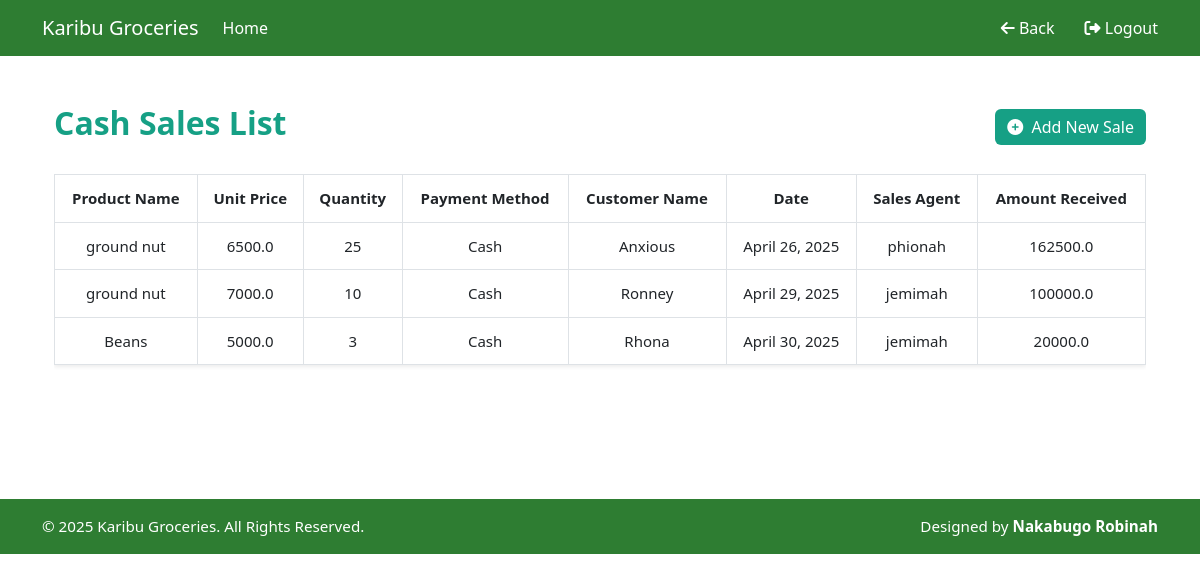
Screenshot of /allsales/ (signed in) with the database file from the repository.
### ledger/models.py (models this page shows, shortened)
class Sale(models.Model):
    product_name = models.ForeignKey(Stock, on_delete=models.CASCADE)
    unit_price = models.FloatField(blank=False, null=True, default=0)
    quantity = models.IntegerField(default=0, null=True, blank=False)
    category = models.ForeignKey(Category, on_delete=models.CASCADE, null=True)
    customer_name = models.CharField(max_length=100, blank=True, null=True)
    payment_method = models.CharField(
        max_length=10,
        choices=[("Cash", "Cash"), ("cheque", "Cheque")],
        default="Cash"
    )
    date = models.DateField(auto_now_add=True)
    dispatch_time = models.TimeField(blank=True, null=True)
    salesagent = models.ForeignKey(Userprofile, on_delete=models.SET_NULL, null=True, blank=False)
    amount_received = models.FloatField(blank=False, default=0, null=True)
    branch = models.CharField(max_length=20, choices=[("Maganjo", "Maganjo"), ("Matugga", "Matugga")])

class Stock(models.Model):
    category_name = models.ForeignKey(Category, on_delete=models.CASCADE, null=True, blank=True)
    item_name = models.CharField(max_length=10, null=True, blank=False)
    total_quantity = models.IntegerField(default=0, null=True, blank=False)
    issued_quantity = models.IntegerField(default=0, null=True, blank=False)
    received_quantity = models.IntegerField(default=0, null=True, blank=False)
    type_of_stock = models.CharField(max_length=20)
    cost = models.DecimalField(max_digits=10, decimal_places=2, null=True, blank=False)
    supplier_type = models.CharField(
        max_length=20,
        choices=[
            ("individual", "Individual Dealer"),
            ("company", "Company"),
            ("farm", "KGL Farm")
        ]
    )
    date = models.DateField(auto_now_add=True)
    branch = models.CharField(max_length=20, choices=[("Maganjo", "Maganjo"), ("Matugga", "Matugga")])
    unit_price = models.FloatField(blank=True, default=0, null=True)
    unit_cost = models.FloatField(blank=True, default=0, null=True)
    def __str__(self):
        return self.item_name if self.item_name else "unnamed stock item"

class Userprofile(AbstractUser):
    is_salesagent = models.BooleanField(default=False)
    is_manager = models.BooleanField(default=False)
    is_owner = models.BooleanField(default=False)
    username = models.CharField(max_length=50, unique=True)
    email = models.EmailField(max_length=25, unique=True)
    address = models.TextField(max_length=25, blank=True)
    phonenumber = models.CharField(max_length=25, blank=True)
    gender = models.CharField(max_length=10, blank=True, choices=[("Male", "Male"), ("Female", "Female")])
    def __str__(self):
        return self.username # Display username in admin

### ledger/views.py (the view)
# urls.py: path('allsales/',views.allsales, name='allsales'),
@login_required
def allsales(request):
    sales = Sale.objects.all()  # fetch all sales from the database
    return render(request, 'ledger/allsales.html', {'sales':sales})

### ledger/templates/ledger/allsales.html (shortened to what this page needs)
{% extends 'base.html' %}
{% block content %}
<main class="container mt-4">
  <div class="d-flex justify-content-between align-items-center mb-4">
    <h2>Cash Sales List</h2>
    <a href="{% url 'addsales' %}" class="btn btn-success">
      <i class="fas fa-plus-circle me-1"></i> Add New Sale
    </a>
  </div>
  <div class="table-responsive">
    <table class="table table-bordered table-hover shadow-sm">
      <thead>
        <tr>
          <th>Product Name</th>
          <th>Unit Price</th>
          <th>Quantity</th>
          <th>Payment Method</th>
          <th>Customer Name</th>
          <th>Date</th>
          <th>Sales Agent</th>
          <th>Amount Received</th>
        </tr>
      </thead>
      <tbody>
        {% for sale in sales %}
        <tr>
          <td>{{ sale.product_name }}</td>
          <td>{{ sale.unit_price }}</td>
          <td>{{ sale.quantity }}</td>
          <td>{{ sale.payment_method }}</td>
          <td>{{ sale.customer_name }}</td>
          <td>{{ sale.date }}</td>
          <td>{{ sale.salesagent }}</td>
          <td>{{ sale.amount_received }}</td>
        </tr>
        {% empty %}
        <tr>
          <td colspan="{% if user.is_manager %}9{% else %}8{% endif %}" class="text-muted text-center">No sales records found.</td>
        </tr>
        {% endfor %}
      </tbody>
    </table>
  </div>
</main>
{% endblock %}

### ledger/templates/ledger/allsales.html (style rules this page uses)
html, body { height: 100%; margin: 0; }
body { display: flex; flex-direction: column; min-height: 100vh; }
main { flex: 1 0 auto; padding-bottom: 70px; }
.table thead { background-color: #16a085; color: white; }
.table th, .table td { vertical-align: middle; text-align: center; padding: 12px; font-size: 15px; }
.btn-success { background-color: #16a085; border: none; }
h2 { color: #16a085; font-weight: bold; }

### rows the page displays
Sale: product_name "ground nut", unit_price "6500.0", quantity "25", payment_method "Cash", customer_name "Anxious", date "April 26, 2025", salesagent "phionah", amount_received "162500.0"
Sale: product_name "ground nut", unit_price "7000.0", quantity "10", payment_method "Cash", customer_name "Ronney", date "April 29, 2025", salesagent "jemimah", amount_received "100000.0"
Sale: product_name "Beans", unit_price "5000.0", quantity "3", payment_method "Cash", customer_name "Rhona", date "April 30, 2025", salesagent "jemimah", amount_received "20000.0"
